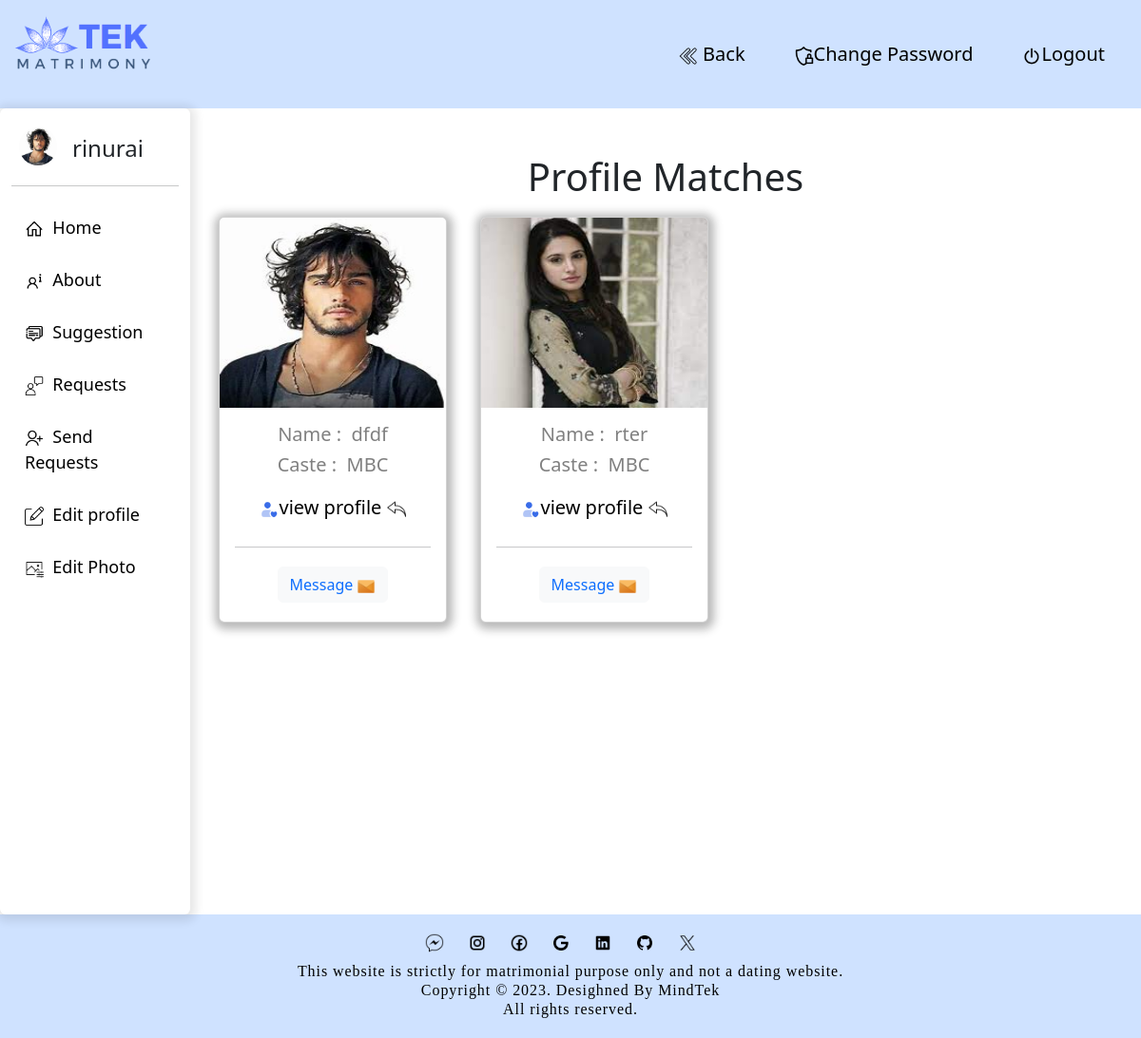
Screenshot of /suggest.php (signed in) with the database file from the repository.
### tables this page shows
CREATE TABLE `wedding` (
  `id` int(11) NOT NULL,
  `select` varchar(100) NOT NULL,
  `name` varchar(100) NOT NULL,
  `gender` varchar(100) NOT NULL,
  `mobile` varchar(11) NOT NULL,
  `dob` date NOT NULL,
  `religion` varchar(100) NOT NULL,
  `mother` varchar(100) NOT NULL,
  `email` varchar(100) NOT NULL,
  `password` varchar(100) NOT NULL,
  `caste` varchar(100) NOT NULL,
  `subcaste` varchar(100) NOT NULL,
  `gothram` varchar(100) NOT NULL,
  `suddha` varchar(100) NOT NULL,
  `marital` varchar(100) NOT NULL,
  `childrens` varchar(100) NOT NULL,
  `living` varchar(100) NOT NULL,
  `famstatus` varchar(100) NOT NULL,
  `famtype` varchar(100) NOT NULL,
  `famvalue` varchar(100) NOT NULL,
  `disability` varchar(100) NOT NULL,
  `highestedu` varchar(100) NOT NULL,
  `education` varchar(100) NOT NULL,
  `employed` varchar(100) NOT NULL,
  `occupation` varchar(100) NOT NULL,
  `annual` varchar(100) NOT NULL,
  `amount` varchar(100) NOT NULL,
  `location` varchar(100) NOT NULL,
  `state` varchar(100) NOT NULL,
  `comments` varchar(300) NOT NULL,
  `picture` varchar(100) NOT NULL,
  `otp` int(10) NOT NULL,
  `randmcd` varchar(100) NOT NULL
);

### suggest.php (the view, shortened to what this page needs)
<?php
require(__DIR__ . '/matbase.php');
?>
<!DOCTYPE html>
<html lang="en">
<head>
  <link href="https://cdn.jsdelivr.net/npm/bootstrap@5.3.1/dist/css/bootstrap.min.css" rel="stylesheet"
>
  <link href="https://cdn.jsdelivr.net/npm/bootstrap-icons@1.18.0/font/bootstrap-icons.css" rel="stylesheet">
</head>
<body>
  <div class="container-fluid">
    <div class="row bg-primary-subtle hd">
      <div class="nav-scroller mb-3 mt-3">
        <img src="img/tek_matrimony_logo.png" style="background-color: transparent; width: 150px" ; />
        <nav class="nav float-end" style="">
          <a href="admin8.php"> <button class="m-3 btnnn"><img src="img/left-arrows.png" width="20px" alt="">
          Back</button> </a>
          <a href="chnpass.php"><button class="m-3 btnnn"><img src="img/lock.png" width="20px" alt="">Change Password</button></a>
          <a href="index.php?xyz"><button class="m-3 btnnn"><img src="img/turn-off.png" width="20px"
                alt="">Logout</button></a>
        </nav>
      </div>
    </div>
  </div>
  <div class="container-fluid">
  <div class="row">
      <?php
    $eee4 = $connect->prepare("select * from wedding where email='$_SESSION[loger]'");
    $eee4->execute();
    $sss6 = $eee4->fetch();
      ?>
      <div id="sidebar" class="sidebar col-md-2 col-xl-2 rounded ">
      <div class=" col-md-3 d-flex">
          <div>
          <img class="rounded-circle  mx-2" src="img/<?php print $sss6['picture']; ?>"  alt="" width="40px" height="40px" style="border-radius: 5px;" >
    </div>
    <div><h4 class="my-2 mx-2"><?php print $sss6['name']; ?></h4></div>
        </div>
        <hr>
        <a href="admin8.php"> <img src="img/icons8-home-32.png" width="20px">&nbsp;&nbsp;Home</a>
        <a href="aboutme.php"> <img src="img/icons8-more-info-32.png" width="20px">&nbsp;&nbsp;About</a>
        <a href="#profile-matches"> <img src="img/suggestion.png" width="20px">&nbsp;&nbsp;Suggestion</a>
        <a href="request.php"> <img src="img/customer.png" width="20px">&nbsp;&nbsp;Requests</a>
        <a href="sendrqst.php"> <img src="img/add-user.png" width="20px">&nbsp;&nbsp;Send Requests</a>
        <a href="view11.php"> <img src="img/edit.png" width="20px">&nbsp;&nbsp;Edit profile</a>
        <a href="uploto1.php"> <img src="img/icons8-photo-editor-50.png" width="20px">&nbsp;&nbsp;Edit Photo</a>
      </div>
      <div class=" col-md-10 col-xl-10">
        <div class="vh-100" id="profile-matches">
        <h1 class="display-6 text-center mt-5">Profile Matches</h1>
        <div class="row featurette">
          <?php
      $sss = $connect->prepare("select * from wedding where email='$_SESSION[loger]'");
      $sss->execute();
      $ppp = $sss->Fetch();
      if ($ppp['gender']=="Female")
       {
        $search = "Male";
      } else {
        $search = "Female";
      }
      ?>
          <?php
$logperson_caste=$ppp['caste'];
      $eee = $connect->prepare("select * from wedding where gender='$search' and caste='$logperson_caste' and subcaste='$ppp[subcaste]'");
      $eee->execute();
      $sss = $eee->fetchAll();
?>
            <?php
      foreach ($sss as $sss2) {
        ?>
            <div class="card card-responsive" style="width: 15rem; display: inline-block; margin-right: 5px; margin-top: 5px; margin-left: 30px; margin-top:10px;">
            <?php if (isset($sss2['picture']) && !empty($sss2['picture']))
        {
         ?>
    <img src="img/<?php print $sss2['picture']; ?>" width="200px" height="200px" class="card-img-top mx-auto" />
    <?php
        } else {?>
            <img src='img/User-Profile-PNG-Clipart.png' width="300px" alt="Empty" height="300px" class="rounded-circle p-5" style="border-radius:30px;">
  <?php
}
?>
<div class="card-body">
<center>
                <h5 class="card-title mx-2">Name&nbsp;:&nbsp;
                  <?php print $sss2['name']?>
                </h5>
                <h5 class="card-title mx-2">Caste&nbsp;:&nbsp;
                  <?php print $sss2['caste']?>
                </h5>
                <a href="view10.php?idxyz=<?php print $sss2['id'] ?>"> <button class="btnnnn my-1"><img src="img/user-avatar.png" width="20px" alt="">view profile <img src="img/icons8-arrow-50.png" width="20px" alt=""></button></a>
                <hr>
                <a href="upgrade.php"> <button class="btn btn-light text-primary my-1">Message <img src="img/IIII.png" width="20px" alt=""> </button></a>
</center>
              </div>
            </div>
            <?php
}
?>
        </div>
</div>
  </div>
  </div>
  </div>
  <?php
  include('footer1.php');
  ?>
</body>
</html>

### suggest.php (style rules this page uses)
.card { box-shadow: 1px 2px 10px 5px rgba(20, 20, 20, 0.3); padding: 0px; transition: transform 0.3s, box-shadow 0.3s; }
.card-title { color: gray; }
.btnnn { border: none; padding: 10px; background-color: transparent; font-size: 20px; border-radius: 10px; transition-duration: 0.6s; }
.btnnnn { background-color: #C3C4C9; border: none; padding: 6px; background-color: transparent; font-size: 20px; border-radius: 10px; transition-duration: 0.6s; }
.sidebar { top: 0; left: 0; background-color: #ffffff; padding-top: 20px; overflow-y: auto; box-shadow: 1px 2px 10px 5px rgba(20, 20, 20, 0.1); }
.sidebar a { padding: 14px; text-align: left; color: black; text-decoration: none; font-size: 18px; display: block; border-radius: 10px; }

### rows the page displays
wedding: picture (picture), name "rinurai"
wedding: picture (picture), name "dfdf", caste "MBC"
wedding: picture (picture), name "rter", caste "MBC"
